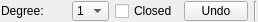
<?xml version="1.0" encoding="UTF-8"?>
<ui version="4.0">
 <class>Ui_SplineOptions</class>
 <widget class="QWidget" name="Ui_SplineOptions">
  <property name="geometry">
   <rect>
    <x>0</x>
    <y>0</y>
    <width>258</width>
    <height>22</height>
   </rect>
  </property>
  <property name="sizePolicy">
   <sizepolicy hsizetype="Maximum" vsizetype="Preferred">
    <horstretch>0</horstretch>
    <verstretch>0</verstretch>
   </sizepolicy>
  </property>
  <property name="minimumSize">
   <size>
    <width>200</width>
    <height>22</height>
   </size>
  </property>
  <property name="maximumSize">
   <size>
    <width>400</width>
    <height>22</height>
   </size>
  </property>
  <property name="windowTitle">
   <string>Spline Options</string>
  </property>
  <layout class="QHBoxLayout">
   <property name="leftMargin">
    <number>1</number>
   </property>
   <property name="topMargin">
    <number>1</number>
   </property>
   <property name="rightMargin">
    <number>1</number>
   </property>
   <property name="bottomMargin">
    <number>1</number>
   </property>
   <item>
    <widget class="QLabel" name="lDegree">
     <property name="sizePolicy">
      <sizepolicy hsizetype="Preferred" vsizetype="Preferred">
       <horstretch>2</horstretch>
       <verstretch>0</verstretch>
      </sizepolicy>
     </property>
     <property name="text">
      <string>Degree:</string>
     </property>
     <property name="wordWrap">
      <bool>false</bool>
     </property>
    </widget>
   </item>
   <item>
    <widget class="QComboBox" name="cbDegree">
     <property name="sizePolicy">
      <sizepolicy hsizetype="Minimum" vsizetype="Fixed">
       <horstretch>0</horstretch>
       <verstretch>0</verstretch>
      </sizepolicy>
     </property>
     <item>
      <property name="text">
       <string notr="true">1</string>
      </property>
     </item>
     <item>
      <property name="text">
       <string notr="true">2</string>
      </property>
     </item>
     <item>
      <property name="text">
       <string notr="true">3</string>
      </property>
     </item>
    </widget>
   </item>
   <item>
    <widget class="QCheckBox" name="cbClosed">
     <property name="text">
      <string>Closed</string>
     </property>
    </widget>
   </item>
   <item>
    <widget class="QToolButton" name="bUndo">
     <property name="sizePolicy">
      <sizepolicy hsizetype="Minimum" vsizetype="Minimum">
       <horstretch>2</horstretch>
       <verstretch>0</verstretch>
      </sizepolicy>
     </property>
     <property name="text">
      <string>Undo</string>
     </property>
    </widget>
   </item>
   <item>
    <widget class="Line" name="sep1">
     <property name="sizePolicy">
      <sizepolicy hsizetype="Fixed" vsizetype="Minimum">
       <horstretch>0</horstretch>
       <verstretch>0</verstretch>
      </sizepolicy>
     </property>
     <property name="frameShape">
      <enum>QFrame::VLine</enum>
     </property>
     <property name="frameShadow">
      <enum>QFrame::Sunken</enum>
     </property>
    </widget>
   </item>
  </layout>
 </widget>
 <layoutdefault spacing="6" margin="11"/>
 <resources/>
 <connections>
  <connection>
   <sender>bUndo</sender>
   <signal>clicked()</signal>
   <receiver>Ui_SplineOptions</receiver>
   <slot>undo()</slot>
   <hints>
    <hint type="sourcelabel">
     <x>20</x>
     <y>20</y>
    </hint>
    <hint type="destinationlabel">
     <x>20</x>
     <y>20</y>
    </hint>
   </hints>
  </connection>
  <connection>
   <sender>cbDegree</sender>
   <signal>activated(QString)</signal>
   <receiver>Ui_SplineOptions</receiver>
   <slot>setDegree(QString)</slot>
   <hints>
    <hint type="sourcelabel">
     <x>20</x>
     <y>20</y>
    </hint>
    <hint type="destinationlabel">
     <x>20</x>
     <y>20</y>
    </hint>
   </hints>
  </connection>
  <connection>
   <sender>cbClosed</sender>
   <signal>toggled(bool)</signal>
   <receiver>Ui_SplineOptions</receiver>
   <slot>setClosedPolyLine(bool)</slot>
   <hints>
    <hint type="sourcelabel">
     <x>20</x>
     <y>20</y>
    </hint>
    <hint type="destinationlabel">
     <x>20</x>
     <y>20</y>
    </hint>
   </hints>
  </connection>
 </connections>
</ui>
